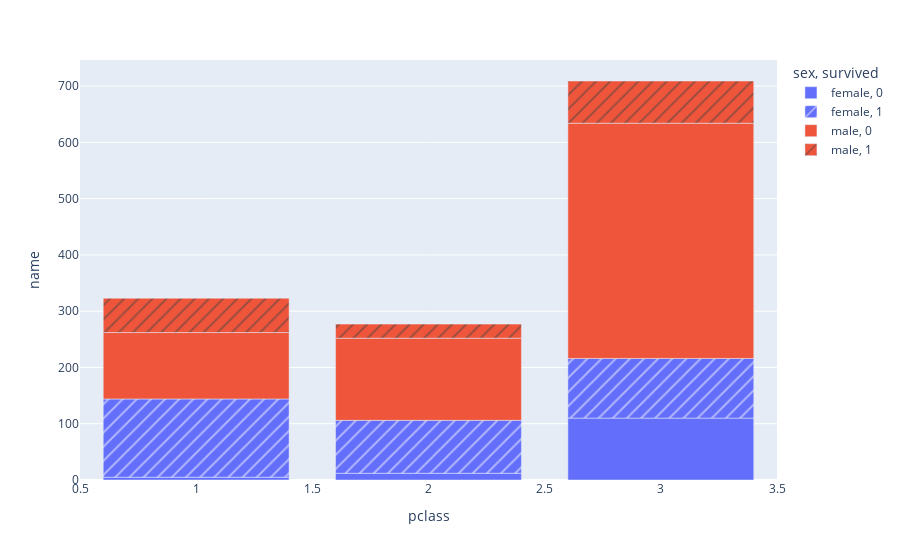

Notebook code for this chart:
### Code cell
fig3 = px.bar(fig3_df, x="pclass", y="name", color="sex", pattern_shape="survived")
fig3

### Figure 1 — Plotly figure (JSON) as saved in the notebook; plotly's stock layout.template omitted (floating-point values rounded to 4 significant figures)
{"data": [{"alignmentgroup": "True", "hovertemplate": "sex=female<br>survived=0<br>pclass=%{x}<br>name=%{y}<extra></extra>", "legendgroup": "female, 0", "marker": {"color": "#636efa", "pattern": {"shape": ""}}, "name": "female, 0", "offsetgroup": "female, 0", "orientation": "v", "showlegend": true, "textposition": "auto", "type": "bar", "x": [1, 2, 3], "xaxis": "x", "y": [5, 12, 110], "yaxis": "y"}, {"alignmentgroup": "True", "hovertemplate": "sex=female<br>survived=1<br>pclass=%{x}<br>name=%{y}<extra></extra>", "legendgroup": "female, 1", "marker": {"color": "#636efa", "pattern": {"shape": "/"}}, "name": "female, 1", "offsetgroup": "female, 1", "orientation": "v", "showlegend": true, "textposition": "auto", "type": "bar", "x": [1, 2, 3], "xaxis": "x", "y": [139, 94, 106], "yaxis": "y"}, {"alignmentgroup": "True", "hovertemplate": "sex=male<br>survived=0<br>pclass=%{x}<br>name=%{y}<extra></extra>", "legendgroup": "male, 0", "marker": {"color": "#EF553B", "pattern": {"shape": ""}}, "name": "male, 0", "offsetgroup": "male, 0", "orientation": "v", "showlegend": true, "textposition": "auto", "type": "bar", "x": [1, 2, 3], "xaxis": "x", "y": [118, 146, 418], "yaxis": "y"}, {"alignmentgroup": "True", "hovertemplate": "sex=male<br>survived=1<br>pclass=%{x}<br>name=%{y}<extra></extra>", "legendgroup": "male, 1", "marker": {"color": "#EF553B", "pattern": {"shape": "/"}}, "name": "male, 1", "offsetgroup": "male, 1", "orientation": "v", "showlegend": true, "textposition": "auto", "type": "bar", "x": [1, 2, 3], "xaxis": "x", "y": [61, 25, 75], "yaxis": "y"}], "layout": {"autosize": true, "barmode": "relative", "legend": {"title": {"text": "sex, survived"}, "tracegroupgap": 0}, "margin": {"t": 60}, "xaxis": {"anchor": "y", "autorange": true, "domain": [0, 1], "range": [0.5, 3.5], "title": {"text": "pclass"}, "type": "linear"}, "yaxis": {"anchor": "x", "autorange": true, "domain": [0, 1], "range": [0, 746.3], "title": {"text": "name"}, "type": "linear"}}}
